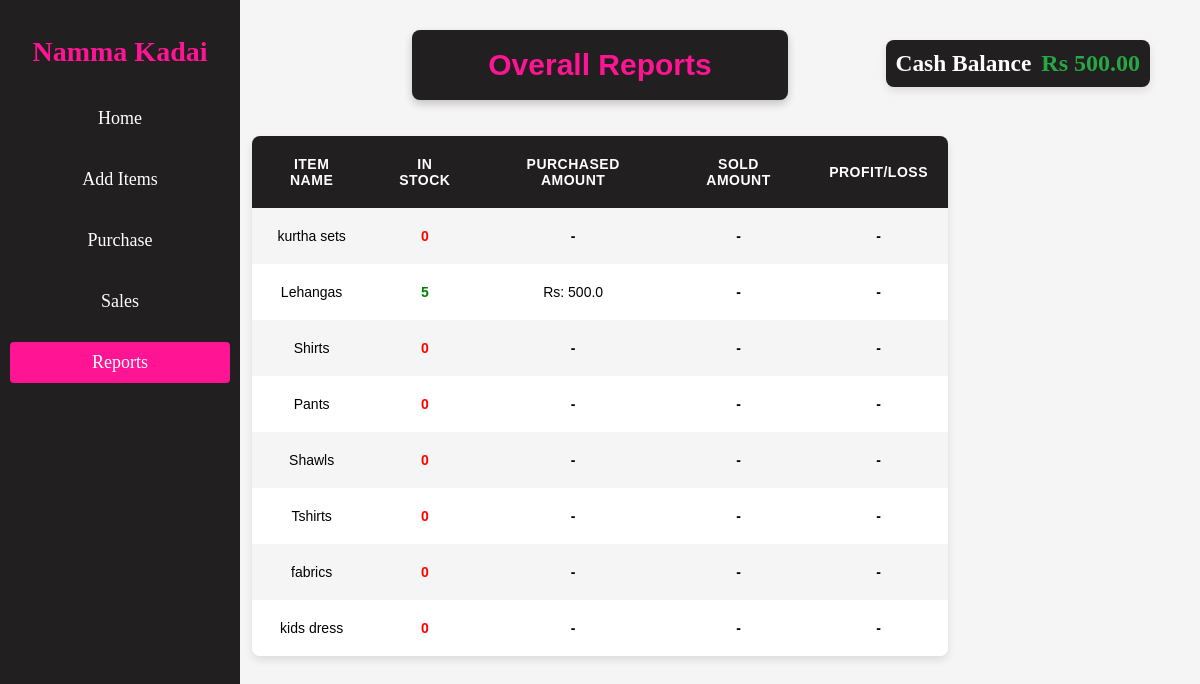
The page /reports on the database as committed earlier.
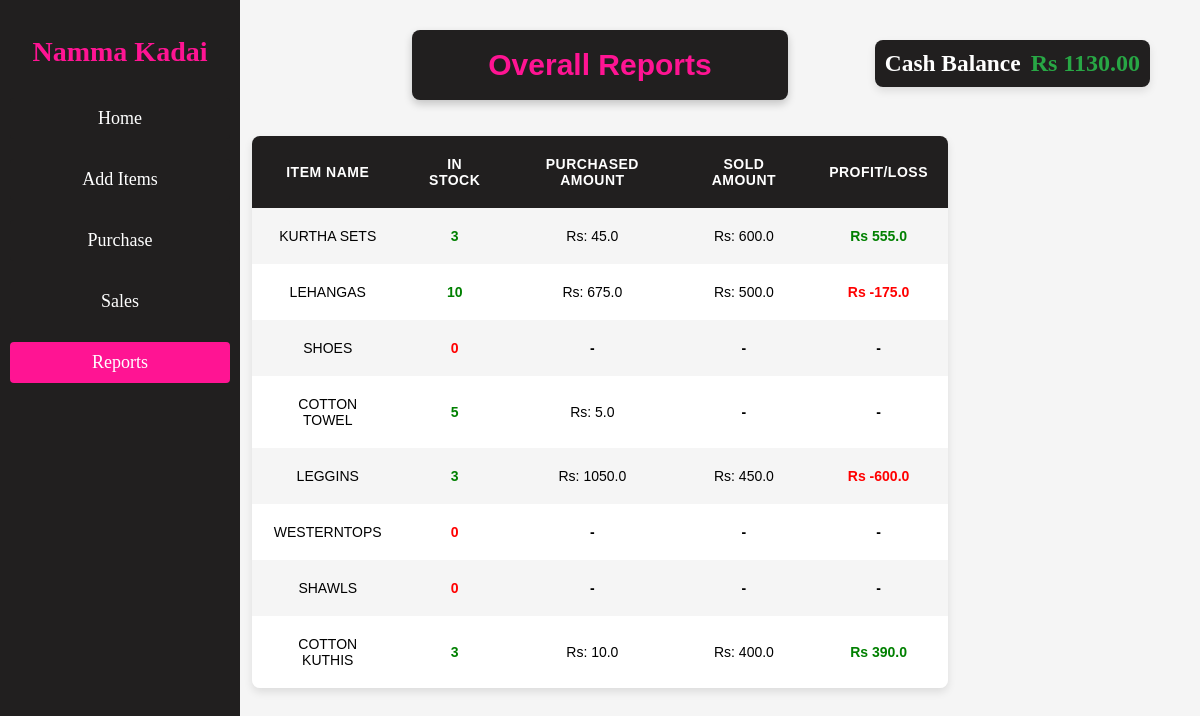
The same page on the database as committed later.
### models.py (models this page shows)
class CompanyModel(db.Model):
    __tablename__='company'
    id = db.Column(db.Integer, primary_key=True)
    company_name=db.Column(db.String(),nullable=False)
    cash_balance=db.Column(db.Float,default=1000.00)

class ItemModel(db.Model):
    __tablename__ ='item'
    item_id=db.Column(db.Integer,primary_key=True)
    item_name=db.Column(db.String(),nullable=False)
    qty=db.Column(db.Integer,default=0,nullable=False)  # Bonus column for item quantity

### App.py (the view)
@app.route('/reports',methods=['GET','POST'])
def reports():
    items = ItemModel.query.all()
    reports= []  # A list to store
    for item in items:
        total_purchased_qty = db.session.query(func.sum(PurchaseModel.qty)).filter_by(item_id=item.item_id).scalar() or 0
        total_purchased_amount = db.session.query(func.sum(PurchaseModel.amount)).filter_by(item_id=item.item_id).scalar() or 0
        total_sold_qty = db.session.query(func.sum(SalesModel.qty)).filter_by(item_id=item.item_id).scalar() or 0
        total_sold_amount = db.session.query(func.sum(SalesModel.amount)).filter_by(item_id=item.item_id).scalar() or 0
        profit_or_loss=0
        if total_sold_amount !=0 and total_purchased_amount!=0:
            profit_or_loss = total_sold_amount - total_purchased_amount
        reports.append({
            'item_name': item.item_name,
            'total_purchased_qty': total_purchased_qty,
            'total_sold_qty': total_sold_qty,
            'total_purchased_amount': total_purchased_amount,
            'total_sold_amount': total_sold_amount,
            'profit_or_loss':profit_or_loss,
            'available_qty':item.qty
        })
    company=CompanyModel.query.first()
    no_items =len(items)==0
    company.cash_balance=f'{company.cash_balance:.2f}'
    return render_template('reports.html',reports=reports,company=company,no_items=no_items)

### App.py (called while the page is built)
@app.context_processor
def inject_path():
    return {'current_path': request.path}

### templates/reports.html (shortened to what this page needs)
<!DOCTYPE html>
<html>
<head>
    <link rel="stylesheet" href="static/reports.css">
</head>
<body>
    <div class="sidebar">
        <h2>Namma Kadai</h2>
        <a href="{{ url_for('home') }}">Home</a>
        <a href="{{ url_for('additems') }}">Add Items</a>
        <a href="{{ url_for('purchase') }}">Purchase</a>
        <a href="{{ url_for('sale') }}">Sales</a>
        <a href="{{ url_for('reports')}}"
            class="{% if current_path == url_for('reports') %}active{% endif %}">Reports</a>
    </div>
    <div class="title-bar">
        <h2>Overall Reports</h2>
    </div>
    <div class="balance-container">
        <h3>Cash Balance</h3>
        <div class="balance-amount">Rs {{company.cash_balance}}</div>
    </div>
    <div class="container">
        <table>
            <thead>
                <tr>
                    <th>Item Name</th>
                    <th>In Stock</th>
                    <th>Purchased Amount</th>
                    <th>Sold Amount</th>
                    <th>Profit/Loss</th>
                </tr>
            </thead>
            <tbody>
                {% if no_items %}
                <tr>
                    <td colspan="5" style="text-align: center;">No Items Purchased or Sold</td>
                </tr>
                {% else %}
                {% for item in reports %}
                <tr>
                    <td>{{ item.item_name }}</td>
                    <td class="{% if item['available_qty'] == 0 %}loss{% else %}profit{% endif %}">
                        {%if item['available_qty'] == 0 %}
                        {{ item['available_qty'] }}
                        {% else %}
                        {{ item['available_qty'] }}
                        {% endif %}
                    </td>
                    <td class="{% if item['total_purchased_amount'] == 0 %} zero{% endif %}">
                        {% if item['total_purchased_amount']==0 %}
                        -
                        {% else %}
                        Rs: {{item['total_purchased_amount']}}
                        {% endif %}
                    </td>
                    <td class="{% if item['total_sold_amount'] == 0 %} zero{% endif %}">
                        {% if item['total_sold_amount']==0 %}
                        -
                        {% else %}
                        Rs: {{item['total_sold_amount']}}
                        {% endif %}
                    </td>
                    <td
                        class="{% if item['profit_or_loss'] < 0 %}loss {% elif item['profit_or_loss'] == 0 %} zero {% else %}profit{% endif %}">
                        {% if item['profit_or_loss'] < 0 %} Rs {{ item['profit_or_loss'] | round(2) }} {% elif
                            item['profit_or_loss']==0 %} - {% else %} Rs {{ item['profit_or_loss'] | round(2) }} {%endif
                            %} </td>
                </tr>
                {% endfor %}
                {% endif %}
            </tbody>
        </table>
    </div>
</body>
</html>

### static/reports.css (style rules this page uses)
.sidebar { width: 200px; background-color: rgb(33, 31, 31); padding: 20px; position: fixed; height: 100%; top: 0; left: 0; display: flex; flex-direction: column; align-items: center; }
.sidebar h2 { font-size: 28px; margin-bottom: 20px; }
.sidebar a { font-size: 18px; color: white; text-decoration: none; margin: 10px 0; display: block; text-align: center; padding: 10px; width: 100%; border-radius: 4px; background-color: rgb(33, 31, 31); transition: background-color 0.3s; }
.sidebar a.active { background-color: deeppink; }
.balance-container { display: flex; align-items: center; justify-content: flex-end; padding: 10px; background-color: rgb(33, 31, 31); font-size: 20px; font-weight: bold; color: white; border-radius: 8px; box-shadow: 0px 4px 8px rgba(0, 0, 0, 0.1); position: absolute; top: 40px; right: 50px; }
.balance-container h3 { margin: 0; padding-right: 10px; }
.balance-amount { font-size: 24px; color: #28a745; }
.title-bar h2 { margin: 10px; text-align: center; color: deeppink; font-family: Arial, sans-serif; }
.title-bar { display: block; align-items: center; flex-direction: column; padding: 8px; font-size: 20px; position: fixed; margin-top: 10px; left: 50%; transform: translateX(-50%); z-index: 1000; border-radius: 8px; box-shadow: 0 4px 8px rgba(0, 0, 0, 0.2); width: 30%; background-color: rgb(33, 31, 31); }
body { background-color: whitesmoke; margin: 0; padding: 20px; }
h2 { margin-top: 8%; text-align: center; color: deeppink; }
.container { margin-top: 10%; }
.profit { color: green; font-weight: bold; }
.loss { color: red; font-weight: bold; }
.zero { color: black; font-weight: bold; }
table { margin: auto; margin-left: 20%; width: 60%; border-collapse: collapse; margin-top: 20px; box-shadow: 0px 4px 8px rgba(0, 0, 0, 0.1); font-family: Arial, sans-serif; border-radius: 8px; overflow: hidden; color: black; }
th, td { padding: 20px 20px; text-align: center; font-size: 14px; font-weight: 500; }
th { background-color: rgb(33, 31, 31); color: white; font-weight: bold; text-transform: uppercase; letter-spacing: 0.5px; }
tr:nth-child(even) { background-color: white; }
tr:nth-child(odd) { background-color: whitesmoke; }

Rows that differ between the two databases and show on the page:
removed ItemModel: item_name "kurtha sets", available_qty "0"
removed ItemModel: item_name "Pants", available_qty "0"
changed CompanyModel: cash_balance "500.00" → "1130.00"
changed ItemModel: item_name "Lehangas" → "KURTHA SETS"; available_qty "5" → "3"; total_purchased_amount "500.0" → "45.0"; total_sold_amount (not shown) → "600.0"; profit_or_loss (not shown) → "555.0"; text "- -" → "Rs: Rs"
changed ItemModel: item_name "Shirts" → "LEHANGAS"; total_purchased_amount (not shown) → "675.0"; total_sold_amount (not shown) → "500.0"; profit_or_loss (not shown) → "-175.0"; available_qty "0" → "10"; text "- - -" → "Rs: Rs: Rs"
changed ItemModel: item_name "Shawls" → "SHOES"
changed ItemModel: item_name "Tshirts" → "COTTON TOWEL"; total_purchased_amount (not shown) → "5.0"; available_qty "0" → "5"; text "-" → "Rs:"
changed ItemModel: item_name "fabrics" → "LEGGINS"; total_purchased_amount (not shown) → "1050.0"; total_sold_amount (not shown) → "450.0"; profit_or_loss (not shown) → "-600.0"; available_qty "0" → "3"; text "- - -" → "Rs: Rs: Rs"
changed ItemModel: item_name "kids dress" → "WESTERNTOPS"
added ItemModel: item_name "SHAWLS", available_qty "0"
added ItemModel: item_name "COTTON KUTHIS", available_qty "3", total_purchased_amount "10.0", total_sold_amount "400.0", profit_or_loss "390.0"
